Frame 1 (no input): blank canvas, image omitted
Frame 60 (no input): blank canvas, image omitted
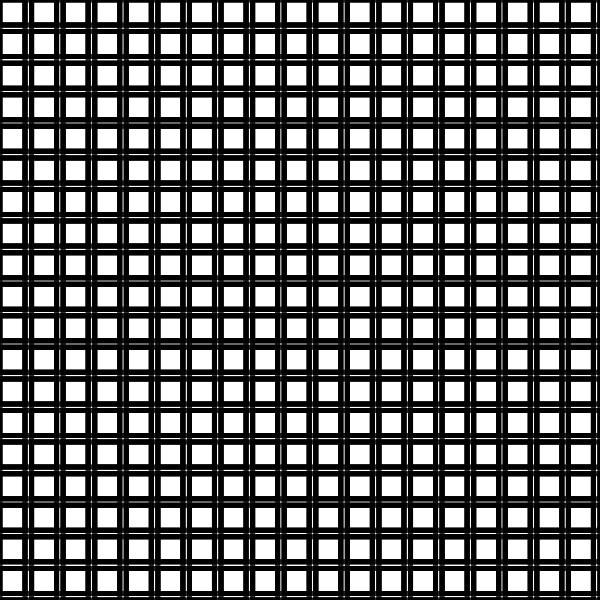
Frame 120 (the mouse pressed at the canvas centre since frame 60)

The p5.js sketch whose frames 1 and 60 were blank and that drew this single picture after the mouse press (run headless with seeded random() and noise() and a simulated clock; from frame 60 on, the mouse is pressed at the canvas centre):

// p5.js sketch
// ── sketch.js
// dynamic 2-layer mesh — mouse controls cube size + stroke weight, white bg

const noc_x = 20;
const noc_y = 20;

function setup() {
  createCanvas(600, 600);
}

function draw() {
  background(255);
  const cubeS1 = map(mouseX, 0, width, 0, 50);
  const cubeS2 = map(mouseY, 0, height, 0, 50);
  const sw1 = map(mouseX, 0, width, 0, 10);
  const sw2 = map(mouseY, 0, height, 0, 10);
  drawMesh(cubeS1, sw1, color(0), color(0, 150));
  drawMesh(cubeS2, sw2, color(0), color(0, 150));
}

function drawMesh(cubeSize, sw, cubeClr, connClr) {
  const xstep = width / (noc_x - 1);
  const ystep = height / (noc_y - 1);
  const cubes = [];
  let posX = 0;
  let posY = 0;
  for (let i = 0; i < noc_x * noc_y; i++) {
    const s = cubeSize;
    cubes.push([
      { x: posX, y: posY },
      { x: s + posX, y: posY },
      { x: s + posX, y: s + posY },
      { x: posX, y: s + posY },
    ]);
    posX += xstep;
    if (i % noc_x === noc_x - 1) {
      posY += ystep;
      posX = 0;
    }
  }

  noFill();
  stroke(cubeClr);
  strokeWeight(sw);
  for (const c of cubes) {
    beginShape();
    vertex(c[0].x, c[0].y);
    vertex(c[1].x, c[1].y);
    vertex(c[2].x, c[2].y);
    vertex(c[3].x, c[3].y);
    endShape(CLOSE);
  }

  stroke(connClr);
  for (let i = 1; i < cubes.length; i++) {
    const ca = cubes[i - 1];
    const cb = cubes[i];
    if (ca[0].y === cb[0].y) {
      beginShape();
      vertex(ca[1].x, ca[1].y);
      vertex(cb[0].x, cb[0].y);
      vertex(cb[3].x, cb[3].y);
      vertex(ca[2].x, ca[2].y);
      endShape(CLOSE);
    }
  }
  for (let i = noc_x; i < cubes.length; i++) {
    const ca = cubes[i - noc_x];
    const cb = cubes[i];
    beginShape();
    vertex(ca[3].x, ca[3].y);
    vertex(ca[2].x, ca[2].y);
    vertex(cb[1].x, cb[1].y);
    vertex(cb[0].x, cb[0].y);
    endShape(CLOSE);
  }
}
